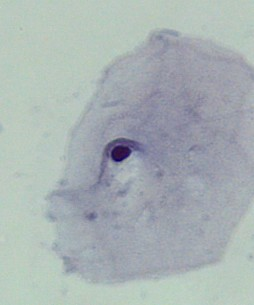
%> input picture NILM/1.jpg, 254 x 305 px; its folder holds only this picture in this run
$ octave Channel.m   (GNU Octave 9; MATLAB toolbox functions it lacks are replaced by stand-ins)
%> lines starting %> are read from the running program, lines starting %| are printed output that depends on the picture
% Program for channel identification

% Read the folder
path='NILM\';

list=dir([path, '*.jpg']);
for x=1:length(list)

    format = '%d Image is under processing';
    str = sprintf(format,x);
    disp(str);


    %Reading the input files
    images{x}=imread([path, list(x).name]);
    img = images{x};
%> img is the input picture: size 305x254x3 uint8; mean R, G, B 168.8, 178.4, 179.8


    formatSpec_org = 'original%d.jpg';
    stro1 = sprintf(formatSpec_org,x)
    stro2 = 'OUTPUT\';
    s_o = strcat(stro2,stro1);
    imwrite(img,s_o);


 %Red, Green, Blue component
    red = img(:,:,1);
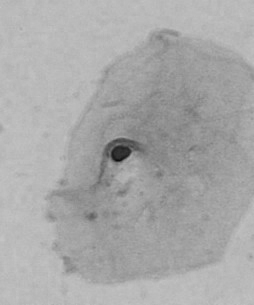
%> red: size 305x254 uint8; min 11, max 197, mean 168.8
    green = img(:,:,2);
    blue = img(:,:,3);
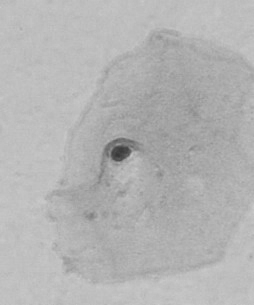
%> blue: size 305x254 uint8; min 55, max 204, mean 179.8
    just_red = cat(1,red);
    just_green = cat(1,green);
    just_blue = cat(1,blue);

    %RED component
    formatSpec_red = 'red%d.jpg';
    strr1 = sprintf(formatSpec_red,x)
    strr2 = 'OUTPUT\';
    s_r = strcat(strr2,strr1);
    imwrite(just_red,s_r);

    %Green component
    formatSpec_green = 'green%d.jpg';
    strg1 = sprintf(formatSpec_green,x)
    strg2 = 'OUTPUT\';
    s_g = strcat(strg2,strg1);
    imwrite(just_green,s_g);

    %Blue component
    formatSpec_blue = 'blue%d.jpg';
    strb1 = sprintf(formatSpec_blue,x)
    strb2 = 'OUTPUT\';
    s_b = strcat(strb2,strb1);
    imwrite(just_blue,s_b);


%CMY Model
f = im2double(img);
r=f(:,:,1);
g=f(:,:,2);
b=f(:,:,3);
c = 1-r;
m = 1-g;
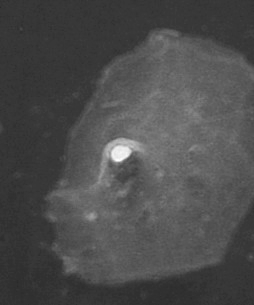
%> m: size 305x254 double; min 0.169, max 1, mean 0.3
y = 1-b;
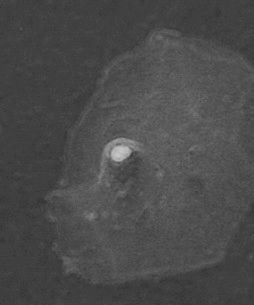
%> y: size 305x254 double; min 0.2, max 0.784, mean 0.295
c = cat(1,c);
m = cat(1,m);
y = cat(1,y);

    %cyan component write
    formatSpec_cyan = 'cyan%d.jpg';
    strc1 = sprintf(formatSpec_cyan,x)
    strc2 = 'OUTPUT\';
    s_c = strcat(strc2,strc1);
    imwrite(c,s_c);

    %megenta component write
    formatSpec_magenta = 'magenta%d.jpg';
    strm1 = sprintf(formatSpec_magenta,x)
    strm2 = 'OUTPUT\';
    s_m = strcat(strm2,strm1);
    imwrite(m,s_m);

    %megenta component write
    formatSpec_yel = 'yellow%d.jpg';
    stry1 = sprintf(formatSpec_yel,x)
    stry2 = 'OUTPUT\';
    s_y = strcat(stry2,stry1);
    imwrite(y,s_y);


%HSV model
h_model=rgb2hsv(img);
%> h_model: size 305x254x3 double; mean H, S, V 0.509, 0.088, 0.723
%figure, imshow(h_model), title('HSV image')
%imwrite(h_model,'C:\Users\Infra\Documents\MATLAB\hsv.jpg')
h=h_model(:,:,1);
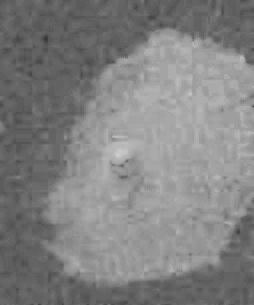
%> h: size 305x254 double; min 0.212, max 0.814, mean 0.509
s_r=h_model(:,:,2);
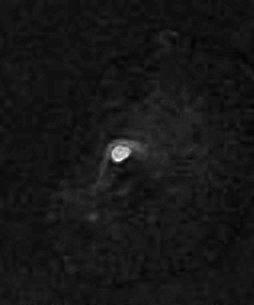
%> s_r: size 305x254 double; min 0.0113, max 1, mean 0.088
v=h_model(:,:,3);
hue = cat(1,h);
satu = cat(1,s_r);
valo = cat(1,v);

    %Hue component write
    formatSpec_hue = 'hue%d.jpg';
    strh1 = sprintf(formatSpec_hue,x)
    strh2 = 'OUTPUT\';
    s_h = strcat(strh2,strh1);
    imwrite(hue,s_h);

    %Saturation component write
    formatSpec_sat = 'saturation%d.jpg';
    strs1 = sprintf(formatSpec_sat,x)
    strs2 = 'OUTPUT\';
    s_s = strcat(strs2,strs1);
    imwrite(satu,s_s);

    %Intensity component write
    formatSpec_int = 'intensity%d.jpg';
    stri1 = sprintf(formatSpec_int,x)
    stri2 = 'OUTPUT\';
    s_i = strcat(stri2,stri1);
    imwrite(valo,s_i);


%YcbCR model
ycbcr=rgb2ycbcr(img);
%> ycbcr: size 305x254x3 uint8; mean of channels 1, 2, 3 166.9, 130.1, 123.7
%figure, imshow(ycbcr), title('YCbCr image')
y = ycbcr(:,:,1);
%> y: size 305x254 uint8
cb = ycbcr(:,:,2);
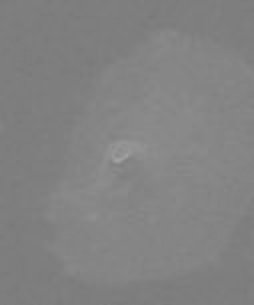
%> cb: size 305x254 uint8; min 121, max 163, mean 130.1
cr = ycbcr(:,:,3);
just_y = cat(1,y);
just_cb = cat(1,cb);
just_cr = cat(1,cr);
    %Y component write
    formatSpec_y = 'Y%d.jpg';
    str_y1 = sprintf(formatSpec_y,x)
    str_y2 = 'OUTPUT\';
    s_Y = strcat(str_y2,str_y1);
    imwrite(just_y,s_Y);


    %Cb component write
    formatSpec_cb = 'Cb%d.jpg';
    strcb1 = sprintf(formatSpec_cb,x)
    strcb2 = 'OUTPUT\';
    s_cb = strcat(strcb2,strcb1);
    imwrite(just_cb,s_cb);

    %Cr component write
    formatSpec_cr = 'Cr%d.jpg';
    strcr1 = sprintf(formatSpec_cr,x)
    strcr2 = 'OUTPUT\';
    s_cr = strcat(strcr2,strcr1);
    imwrite(just_cr,s_cr);


end

$ run again, on NILM/5.jpg
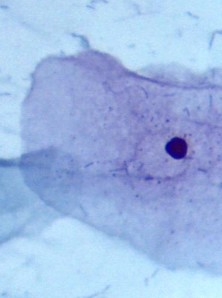
%> input picture NILM/5.jpg, 222 x 298 px
%> img is the input picture: size 298x222x3 uint8; mean R, G, B 157.8, 184.8, 228.2
%> h_model: size 298x222x3 double; mean H, S, V 0.602, 0.314, 0.895
%> ycbcr: size 298x222x3 uint8; mean of channels 1, 2, 3 172, 151, 113.1
%> `y = ycbcr(:,:,1);`:
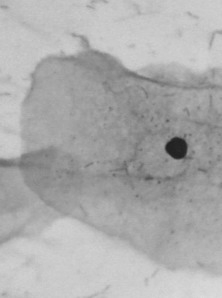
%> y: size 298x222 uint8; min 31, max 222, mean 172
%> `cr = ycbcr(:,:,3);`:
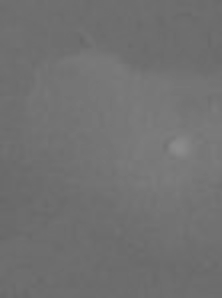
%> cr: size 298x222 uint8; min 103, max 139, mean 113.1

$ run again, on NILM/2.jpg
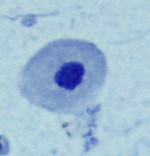
%> input picture NILM/2.jpg, 150 x 156 px
%> img is the input picture: size 156x150x3 uint8; mean R, G, B 161.2, 190.2, 212.5
%> h_model: size 156x150x3 double; mean H, S, V 0.564, 0.249, 0.833
%> `h=h_model(:,:,1);`:
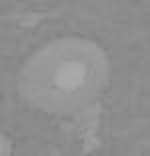
%> h: size 156x150 double; min 0.484, max 0.669, mean 0.564
%> ycbcr: size 156x150x3 uint8; mean of channels 1, 2, 3 174.1, 142, 113.6
%> `y = ycbcr(:,:,1);`:
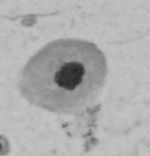
%> y: size 156x150 uint8; min 38, max 198, mean 174.1

$ run again, on NILM/3.jpg
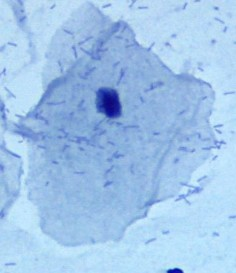
%> input picture NILM/3.jpg, 236 x 273 px
%> img is the input picture: size 273x236x3 uint8; mean R, G, B 160.3, 196.6, 233.9
%> h_model: size 273x236x3 double; mean H, S, V 0.582, 0.319, 0.917
%> ycbcr: size 273x236x3 uint8; mean of channels 1, 2, 3 179.2, 149.7, 109.5
%> `y = ycbcr(:,:,1);`:
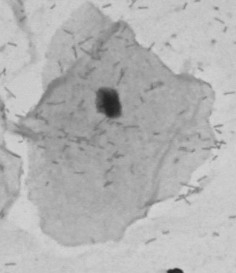
%> y: size 273x236 uint8; min 33, max 215, mean 179.2
